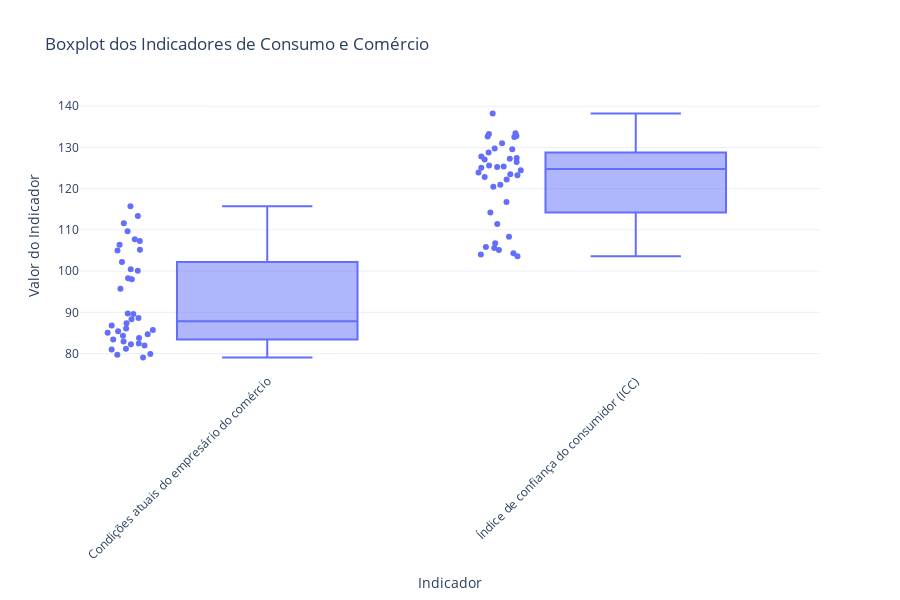

Source (notebook cell):
### Markdown cell above
Não se percebeu qualquer tipo de distribuição específica desses valores.

### Code cell
import plotly.express as px

fig = px.box(
    dados_consumo_corrigido,
    x="NAME",
    y="VALOR",
    title="Boxplot dos Indicadores de Consumo e Comércio",
    labels={"NAME": "Indicador", "VALOR": "Valor do Indicador"},
    points="all"  # Mostra todos os pontos (outliers e dados brutos)
)

fig.update_layout(
    template="plotly_white",
    xaxis_tickangle=-45,
    height=600
)

fig.show()

### Figure 1 — Plotly figure (JSON) as saved in the notebook; plotly's stock layout.template omitted (floating-point values rounded to 4 significant figures)
{"data": [{"alignmentgroup": "True", "boxpoints": "all", "hovertemplate": "Indicador=%{x}<br>Valor do Indicador=%{y}<extra></extra>", "legendgroup": "", "marker": {"color": "#636efa"}, "name": "", "notched": false, "offsetgroup": "", "orientation": "v", "showlegend": false, "type": "box", "x": ["Condições atuais do empresário do comércio", "Condições atuais do empresário do comércio", "Condições atuais do empresário do comércio", "Condições atuais do empresário do comércio", "Condições atuais do empresário do comércio", "Condições atuais do empresário do comércio", "Condições atuais do empresário do comércio", "Condições atuais do empresário do comércio", "Condições atuais do empresário do comércio", "Condições atuais do empresário do comércio", "Condições atuais do empresário do comércio", "Condições atuais do empresário do comércio", "Condições atuais do empresário do comércio", "Condições atuais do empresário do comércio", "Condições atuais do empresário do comércio", "Condições atuais do empresário do comércio", "Condições atuais do empresário do comércio", "Condições atuais do empresário do comércio", "Condições atuais do empresário do comércio", "Condições atuais do empresário do comércio", "Condições atuais do empresário do comércio", "Condições atuais do empresário do comércio", "Condições atuais do empresário do comércio", "Condições atuais do empresário do comércio", "Condições atuais do empresário do comércio", "Condições atuais do empresário do comércio", "Condições atuais do empresário do comércio", "Condições atuais do empresário do comércio", "Condições atuais do empresário do comércio", "Condições atuais do empresário do comércio", "Condições atuais do empresário do comércio", "Condições atuais do empresário do comércio", "Condições atuais do empresário do comércio", "Condições atuais do empresário do comércio", "Condições atuais do empresário do comércio", "Condições atuais do empresário do comércio", "Condições atuais do empresário do comércio", "Condições atuais do empresário do comércio", "Índice de confiança do consumidor (ICC)", "Índice de confiança do consumidor (ICC)", "Índice de confiança do consumidor (ICC)", "Índice de confiança do consumidor (ICC)", "Índice de confiança do consumidor (ICC)", "Índice de confiança do consumidor (ICC)", "Índice de confiança do consumidor (ICC)", "Índice de confiança do consumidor (ICC)", "Índice de confiança do consumidor (ICC)", "Índice de confiança do consumidor (ICC)", "Índice de confiança do consumidor (ICC)", "Índice de confiança do consumidor (ICC)", "Índice de confiança do consumidor (ICC)", "Índice de confiança do consumidor (ICC)", "Índice de confiança do consumidor (ICC)", "Índice de confiança do consumidor (ICC)", "Índice de confiança do consumidor (ICC)", "Índice de confiança do consumidor (ICC)", "Índice de confiança do consumidor (ICC)", "Índice de confiança do consumidor (ICC)", "Índice de confiança do consumidor (ICC)", "Índice de confiança do consumidor (ICC)", "Índice de confiança do consumidor (ICC)", "Índice de confiança do consumidor (ICC)", "Índice de confiança do consumidor (ICC)", "Índice de confiança do consumidor (ICC)", "Índice de confiança do consumidor (ICC)", "Índice de confiança do consumidor (ICC)", "Índice de confiança do consumidor (ICC)", "Índice de confiança do consumidor (ICC)", "Índice de confiança do consumidor (ICC)", "Índice de confiança do consumidor (ICC)", "Índice de confiança do consumidor (ICC)", "Índice de confiança do consumidor (ICC)", "Índice de confiança do consumidor (ICC)", "Índice de confiança do consumidor (ICC)", "Índice de confiança do consumidor (ICC)", "Índice de confiança do consumidor (ICC)"], "x0": " ", "xaxis": "x", "y": [100.1, 100.4, 98.27, 98.03, 102.2, 105.0, 106.4, 107.3, 107.8, 113.4, 115.7, 111.6, 109.7, 105.2, 95.7, 89.63, 85.08, 81.17, 82.45, 87.39, 89.7, 88.3, 82.93, 80.97, 85.43, 88.62, 86.83, 83.42, 79.91, 79.06, 82.25, 83.75, 84.33, 86.06, 85.73, 84.7, 81.98, 79.7, 108.3, 104.0, 105.1, 104.3, 105.9, 103.6, 105.6, 106.8, 111.5, 114.2, 116.8, 122.8, 125.4, 128.8, 127.4, 125.1, 122.2, 125.3, 124.5, 131.0, 132.6, 132.8, 129.7, 133.5, 133.2, 138.2, 132.5, 129.6, 126.5, 127.0, 127.8, 127.3, 123.2, 121.0, 123.9, 125.6, 123.5, 120.5], "y0": " ", "yaxis": "y"}], "layout": {"boxmode": "group", "height": 600, "legend": {"tracegroupgap": 0}, "title": {"text": "Boxplot dos Indicadores de Consumo e Comércio"}, "xaxis": {"anchor": "y", "domain": [0, 1], "tickangle": -45, "title": {"text": "Indicador"}}, "yaxis": {"anchor": "x", "domain": [0, 1], "title": {"text": "Valor do Indicador"}}}}
